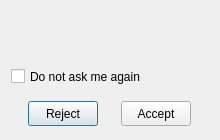
<?xml version="1.0" encoding="UTF-8"?>
<ui version="4.0">
 <class>Dialog</class>
 <widget class="QDialog" name="Dialog">
  <property name="geometry">
   <rect>
    <x>0</x>
    <y>0</y>
    <width>220</width>
    <height>140</height>
   </rect>
  </property>
  <property name="minimumSize">
   <size>
    <width>220</width>
    <height>0</height>
   </size>
  </property>
  <property name="maximumSize">
   <size>
    <width>400</width>
    <height>300</height>
   </size>
  </property>
  <property name="windowTitle">
   <string>Dialog</string>
  </property>
  <layout class="QVBoxLayout" name="verticalLayout_2">
   <item>
    <widget class="QFrame" name="frame_main">
     <property name="frameShape">
      <enum>QFrame::NoFrame</enum>
     </property>
     <property name="frameShadow">
      <enum>QFrame::Plain</enum>
     </property>
     <property name="lineWidth">
      <number>0</number>
     </property>
     <layout class="QVBoxLayout" name="verticalLayout">
      <property name="spacing">
       <number>0</number>
      </property>
      <property name="leftMargin">
       <number>0</number>
      </property>
      <property name="topMargin">
       <number>0</number>
      </property>
      <property name="rightMargin">
       <number>0</number>
      </property>
      <property name="bottomMargin">
       <number>0</number>
      </property>
      <item>
       <widget class="QFrame" name="frame_message">
        <property name="minimumSize">
         <size>
          <width>0</width>
          <height>40</height>
         </size>
        </property>
        <property name="frameShape">
         <enum>QFrame::NoFrame</enum>
        </property>
        <property name="frameShadow">
         <enum>QFrame::Plain</enum>
        </property>
        <property name="lineWidth">
         <number>0</number>
        </property>
        <layout class="QHBoxLayout" name="horizontalLayout_2">
         <property name="spacing">
          <number>0</number>
         </property>
         <property name="leftMargin">
          <number>0</number>
         </property>
         <property name="topMargin">
          <number>0</number>
         </property>
         <property name="rightMargin">
          <number>0</number>
         </property>
         <property name="bottomMargin">
          <number>11</number>
         </property>
         <item>
          <widget class="QLabel" name="label_message">
           <property name="font">
            <font>
             <weight>50</weight>
             <bold>false</bold>
            </font>
           </property>
           <property name="lineWidth">
            <number>0</number>
           </property>
           <property name="text">
            <string/>
           </property>
           <property name="alignment">
            <set>Qt::AlignCenter</set>
           </property>
          </widget>
         </item>
        </layout>
       </widget>
      </item>
      <item>
       <widget class="QFrame" name="frame_checkbox">
        <property name="frameShape">
         <enum>QFrame::NoFrame</enum>
        </property>
        <property name="frameShadow">
         <enum>QFrame::Plain</enum>
        </property>
        <property name="lineWidth">
         <number>0</number>
        </property>
        <layout class="QVBoxLayout" name="verticalLayout_3">
         <property name="spacing">
          <number>0</number>
         </property>
         <property name="leftMargin">
          <number>0</number>
         </property>
         <property name="topMargin">
          <number>0</number>
         </property>
         <property name="rightMargin">
          <number>0</number>
         </property>
         <property name="bottomMargin">
          <number>0</number>
         </property>
         <item>
          <widget class="QCheckBox" name="checkBox_dont_ask_again">
           <property name="minimumSize">
            <size>
             <width>0</width>
             <height>25</height>
            </size>
           </property>
           <property name="text">
            <string>Do not ask me again</string>
           </property>
          </widget>
         </item>
        </layout>
       </widget>
      </item>
      <item>
       <widget class="QFrame" name="frame_buttons">
        <property name="maximumSize">
         <size>
          <width>16777215</width>
          <height>30</height>
         </size>
        </property>
        <property name="frameShape">
         <enum>QFrame::NoFrame</enum>
        </property>
        <property name="frameShadow">
         <enum>QFrame::Plain</enum>
        </property>
        <property name="lineWidth">
         <number>0</number>
        </property>
        <layout class="QHBoxLayout" name="horizontalLayout">
         <property name="leftMargin">
          <number>0</number>
         </property>
         <property name="topMargin">
          <number>0</number>
         </property>
         <property name="rightMargin">
          <number>0</number>
         </property>
         <property name="bottomMargin">
          <number>0</number>
         </property>
         <item>
          <widget class="QPushButton" name="pushButton_cancel_action">
           <property name="minimumSize">
            <size>
             <width>0</width>
             <height>25</height>
            </size>
           </property>
           <property name="maximumSize">
            <size>
             <width>70</width>
             <height>16777215</height>
            </size>
           </property>
           <property name="text">
            <string>Reject</string>
           </property>
          </widget>
         </item>
         <item>
          <widget class="QPushButton" name="pushButton_confirm_action">
           <property name="minimumSize">
            <size>
             <width>0</width>
             <height>25</height>
            </size>
           </property>
           <property name="maximumSize">
            <size>
             <width>70</width>
             <height>16777215</height>
            </size>
           </property>
           <property name="text">
            <string>Accept</string>
           </property>
          </widget>
         </item>
        </layout>
       </widget>
      </item>
     </layout>
    </widget>
   </item>
  </layout>
 </widget>
 <tabstops>
  <tabstop>pushButton_confirm_action</tabstop>
  <tabstop>pushButton_cancel_action</tabstop>
  <tabstop>checkBox_dont_ask_again</tabstop>
 </tabstops>
 <resources/>
 <connections/>
</ui>
